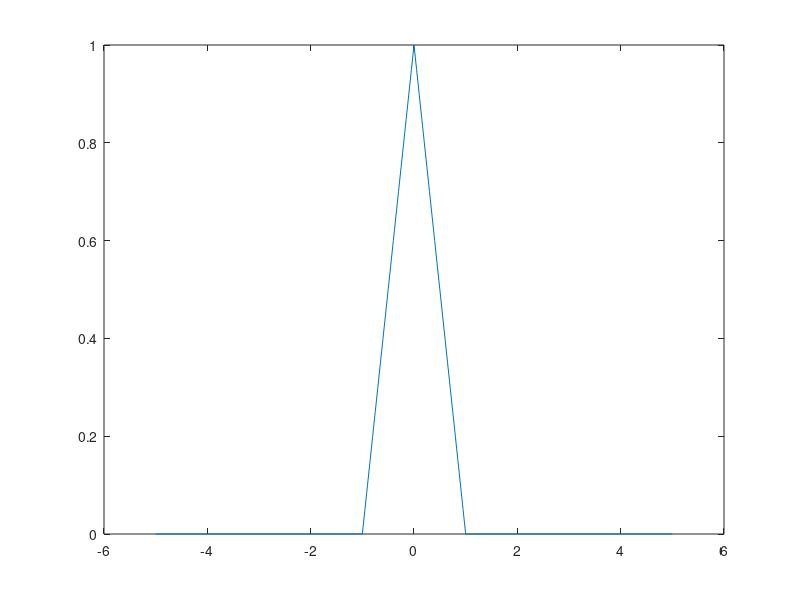

The MATLAB script that drew this image: (Note: this script raises an error after producing the figure.)
% Initializing variables and parameters
dx=.05;
sr=1;
% dx=2^-9;
x=-5:dx:5; 
c=1;
dt=dx*sr/c; 
t= 0:dt:20;
u=zeros(length(t),length(x));

% Setting boundary conditions and initial conditions
% Dirichlet BCs sets first and last row of U to zero
% I.C f(x) = 1-|x| for |x| <=1

u(:,1)=0;
u(:,end)=0;
lx=length(x);
for i=1:lx
    if abs(x(i))<=1
        u(1,i)=1-abs(x(i));
    end
end


% u=zeros(length(t)+1,length(x));
s=c*dt/dx;
u(2,2:lx-1)=s^2/2*u(1,3:lx)+u(1,2:lx-1)*(1-s^2)+s^2/2*u(1,1:lx-2);
% u(1,:)=u(3,:);
% Solving for solution at other times
for i=3:length(t)
    u(i,2:lx-1)=s^2*u(i-1,3:lx)+u((i-1),(2:lx-1))*(2-2*s^2)+s^2*u((i-1),(1:lx-2))-u((i-2),(2:lx-1));
end
%%% plotting solution at different times
figure;plot(x,u(1,:))
t1=round(t,3);
hold on
plot(x,u(find(t1==5),:))
plot(x,u(find(t1==20),:)); 
hold off;
figure; plot(t,u(1:end,find(x==4.9)))
figure;surf(x,t1,u(1:end,:));colormap jet;shading interp